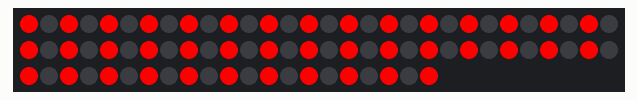
This sketch was run on a simulated Arduino Uno, built with avr-gcc and run on an emulated ATmega328P. On the bench: 81 RGB LEDs in strip order, left to right, continuing on the next row.

Above: at 0.1 s.

The sketch:

GoBoardLights.ino
```cpp
#include <FastLED.h>

// How many leds in your strip?
#define NUM_LEDS 81

#define DATA_PIN 3

// Define the array of leds
CRGB leds[NUM_LEDS];

void setup() {
  FastLED.addLeds<WS2812, DATA_PIN, GRB>(leds, NUM_LEDS);  // GRB ordering is typical
}

void loop() {
  // Turn the LED on, then pause
  for (int i = 0; i < NUM_LEDS; i += 2) {
    leds[i] = CRGB::Red;
  }
  FastLED.show();

  delay(500);
  // Now turn the LED off, then pause
  for (int i = 0; i < NUM_LEDS; i += 2) {
    leds[i] = CRGB::Black;
  }
  FastLED.show();
  delay(500);
}
```
